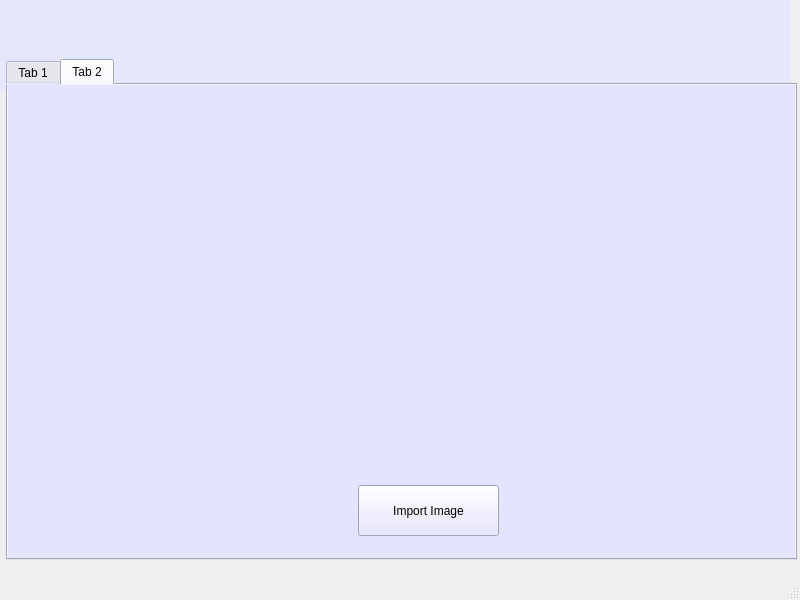
<?xml version="1.0" encoding="UTF-8"?>
<ui version="4.0">
 <class>MainWindow</class>
 <widget class="QMainWindow" name="MainWindow">
  <property name="geometry">
   <rect>
    <x>0</x>
    <y>0</y>
    <width>800</width>
    <height>600</height>
   </rect>
  </property>
  <property name="windowTitle">
   <string>MainWindow</string>
  </property>
  <widget class="QWidget" name="centralwidget">
   <widget class="QLabel" name="label">
    <property name="geometry">
     <rect>
      <x>0</x>
      <y>0</y>
      <width>791</width>
      <height>91</height>
     </rect>
    </property>
    <property name="styleSheet">
     <string notr="true">background-color: rgb(228, 232, 250);</string>
    </property>
    <property name="text">
     <string/>
    </property>
    <property name="pixmap">
     <pixmap>../.designer/backup/banner.jpg</pixmap>
    </property>
    <property name="scaledContents">
     <bool>false</bool>
    </property>
    <property name="alignment">
     <set>Qt::AlignCenter</set>
    </property>
    <property name="wordWrap">
     <bool>false</bool>
    </property>
    <property name="margin">
     <number>0</number>
    </property>
    <property name="indent">
     <number>-1</number>
    </property>
   </widget>
   <widget class="QTabWidget" name="tabWidget">
    <property name="geometry">
     <rect>
      <x>6</x>
      <y>59</y>
      <width>791</width>
      <height>501</height>
     </rect>
    </property>
    <property name="styleSheet">
     <string notr="true">background-color: rgb(228, 228, 255);</string>
    </property>
    <property name="currentIndex">
     <number>1</number>
    </property>
    <widget class="QWidget" name="tab">
     <attribute name="title">
      <string>Tab 1</string>
     </attribute>
     <widget class="QLineEdit" name="tb01">
      <property name="geometry">
       <rect>
        <x>300</x>
        <y>170</y>
        <width>261</width>
        <height>41</height>
       </rect>
      </property>
      <property name="font">
       <font>
        <pointsize>12</pointsize>
       </font>
      </property>
      <property name="styleSheet">
       <string notr="true">background-color: rgb(255, 255, 255);</string>
      </property>
      <property name="text">
       <string/>
      </property>
     </widget>
     <widget class="QLineEdit" name="tb02">
      <property name="geometry">
       <rect>
        <x>300</x>
        <y>240</y>
        <width>261</width>
        <height>41</height>
       </rect>
      </property>
      <property name="font">
       <font>
        <pointsize>12</pointsize>
       </font>
      </property>
      <property name="styleSheet">
       <string notr="true">background-color: rgb(255, 255, 255);</string>
      </property>
      <property name="echoMode">
       <enum>QLineEdit::Password</enum>
      </property>
     </widget>
     <widget class="QLabel" name="label_5">
      <property name="geometry">
       <rect>
        <x>190</x>
        <y>240</y>
        <width>91</width>
        <height>51</height>
       </rect>
      </property>
      <property name="font">
       <font>
        <pointsize>14</pointsize>
       </font>
      </property>
      <property name="text">
       <string>Password</string>
      </property>
     </widget>
     <widget class="QLabel" name="label_4">
      <property name="geometry">
       <rect>
        <x>190</x>
        <y>170</y>
        <width>101</width>
        <height>41</height>
       </rect>
      </property>
      <property name="font">
       <font>
        <pointsize>14</pointsize>
       </font>
      </property>
      <property name="text">
       <string>Username</string>
      </property>
     </widget>
     <widget class="QPushButton" name="b01">
      <property name="geometry">
       <rect>
        <x>350</x>
        <y>330</y>
        <width>141</width>
        <height>51</height>
       </rect>
      </property>
      <property name="styleSheet">
       <string notr="true">background-color: rgb(224, 224, 255);
font: 12pt &quot;MS Shell Dlg 2&quot;;</string>
      </property>
      <property name="text">
       <string>Login</string>
      </property>
     </widget>
     <widget class="QLabel" name="l01">
      <property name="geometry">
       <rect>
        <x>210</x>
        <y>40</y>
        <width>381</width>
        <height>71</height>
       </rect>
      </property>
      <property name="font">
       <font>
        <pointsize>18</pointsize>
        <weight>75</weight>
        <bold>true</bold>
       </font>
      </property>
      <property name="styleSheet">
       <string notr="true">color: rgb(11, 35, 255);</string>
      </property>
      <property name="text">
       <string>Enter Username and Password</string>
      </property>
     </widget>
    </widget>
    <widget class="QWidget" name="tab_2">
     <attribute name="title">
      <string>Tab 2</string>
     </attribute>
     <widget class="QPushButton" name="b11">
      <property name="geometry">
       <rect>
        <x>350</x>
        <y>400</y>
        <width>141</width>
        <height>51</height>
       </rect>
      </property>
      <property name="styleSheet">
       <string notr="true">background-color: rgb(224, 224, 255);
font: 12pt &quot;MS Shell Dlg 2&quot;;</string>
      </property>
      <property name="text">
       <string>Import Image</string>
      </property>
     </widget>
     <widget class="QLabel" name="lb11">
      <property name="geometry">
       <rect>
        <x>290</x>
        <y>330</y>
        <width>251</width>
        <height>41</height>
       </rect>
      </property>
      <property name="font">
       <font>
        <pointsize>12</pointsize>
        <weight>75</weight>
        <bold>true</bold>
       </font>
      </property>
      <property name="text">
       <string/>
      </property>
     </widget>
     <widget class="QLabel" name="gv01">
      <property name="geometry">
       <rect>
        <x>250</x>
        <y>30</y>
        <width>321</width>
        <height>261</height>
       </rect>
      </property>
      <property name="font">
       <font>
        <pointsize>28</pointsize>
       </font>
      </property>
      <property name="text">
       <string/>
      </property>
      <property name="alignment">
       <set>Qt::AlignCenter</set>
      </property>
     </widget>
    </widget>
   </widget>
  </widget>
  <widget class="QMenuBar" name="menubar">
   <property name="geometry">
    <rect>
     <x>0</x>
     <y>0</y>
     <width>800</width>
     <height>21</height>
    </rect>
   </property>
   <property name="nativeMenuBar">
    <bool>true</bool>
   </property>
  </widget>
  <widget class="QStatusBar" name="statusbar"/>
 </widget>
 <resources/>
 <connections/>
</ui>
